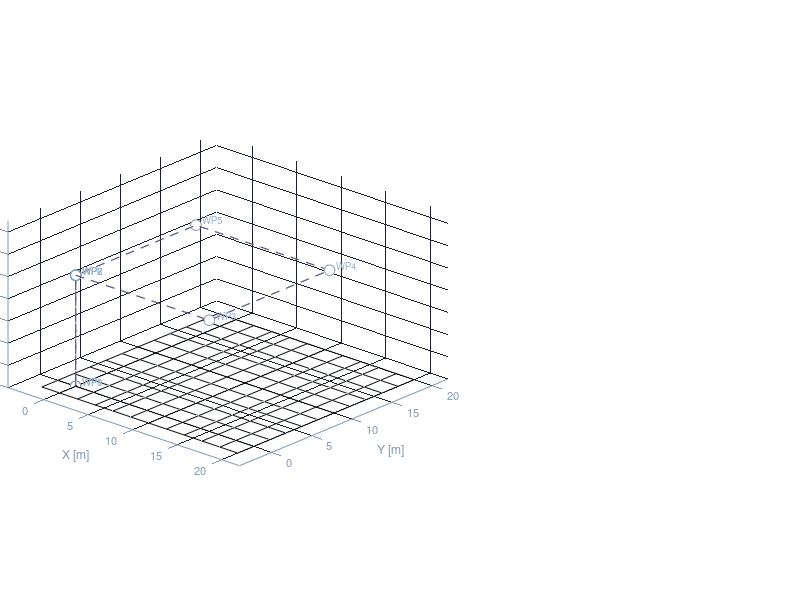

This figure's MATLAB source: (Note: this script raises an error after producing the figure.)
% Quadrotor simulation in pure MATLAB
clear; clc; close all;

% Simulation settings
dt = 0.005;
t_end = 60;
time = 0:dt:t_end;
N = numel(time);

% Drone physical parameters
m = 1.2;   g = 9.81;
Ixx = 0.0221; Iyy = 0.0221; Izz = 0.0366;
L = 0.23;
kf = 1.91e-6;   km = 2.60e-7;
Cd = 0.12;
w_min = 900;   w_max = 7800;
tau_mot = 0.015;
w_hover = sqrt(m*g/(4*kf));
T_min = 0.2*m*g;   T_max = 2.8*m*g;

% Cascade PID gains
Kp_pos = [1.2;1.2;2.0]; Ki_pos = [0.02;0.02;0.3]; Kd_pos = [0.6;0.6;0.8];
Kp_vel = [3.0;3.0;4.5]; Ki_vel = [0.08;0.08;0.8]; Kd_vel = [0;0;0];
Kp_att = [9.5;9.5;5.5]; Ki_att = [0.06;0.06;0.06]; Kd_att = [3.2;3.2;1.8];
Kp_rate = [0.65;0.65;0.42]; Ki_rate = [0.025;0.025;0.012]; Kd_rate = [0.022;0.022;0.012];
MAX_TILT = deg2rad(22); MAX_VEL_H = 3.5; MAX_VEL_V = 2.0; MAX_YAW_R = deg2rad(60);
IW = 0.6;

% Waypoint mission (x,y,z,yaw_rad,hold_time)
WP = [0,0,0,0,1;
      0,0,10,0,3;
      15,0,10,0,2;
      15,15,10,90,2;
      0,15,10,180,2;
      0,0,10,270,2;
      0,0,10,0,2;
      0,0,0,0,3];
WP(:,4) = deg2rad(WP(:,4));
nWP = size(WP,1);

% Initial state
pos = zeros(3,1); vel = zeros(3,1); ang = zeros(3,1); omg = zeros(3,1);
w_mot = w_hover*ones(4,1);
ip = zeros(3,1); ep0 = zeros(3,1);
iv = zeros(3,1); ev0 = zeros(3,1);
ia = zeros(3,1); ea0 = zeros(3,1);
ir = zeros(3,1); er0 = zeros(3,1);
wp_idx = 1; wp_timer = 0;
tgt_pos = WP(1,1:3)'; tgt_yaw = WP(1,4);
ref_pos = WP(1,1:3)'; ref_yaw = WP(1,4);

% Log arrays
LP = zeros(3,N); LV = zeros(3,N); LA = zeros(3,N);
LR = zeros(4,N); LTP = zeros(3,N);

% Build figure and 3D model
BG = [0.04,0.04,0.06];
fig = figure('Name','Quadrotor Simulation','Color',BG,'Position',[20,20,1700,900]);

% 3D view
ax3 = axes('Parent',fig,'Position',[0.01,0.04,0.55,0.92]);
hold(ax3,'on'); grid(ax3,'on'); axis(ax3,'equal');
set(ax3,'Color',[0.03,0.03,0.05],'XColor',[0.5,0.6,0.7],'YColor',[0.5,0.6,0.7],...
    'ZColor',[0.5,0.6,0.7],'GridColor',[0.10,0.12,0.16],'GridAlpha',1,...
    'FontSize',8,'XLim',[-4,22],'YLim',[-4,22],'ZLim',[0,15],'Projection','perspective');
xlabel(ax3,'X [m]'); ylabel(ax3,'Y [m]'); zlabel(ax3,'Z [m]');
view(ax3,42,22);
camlight(ax3,'headlight'); lighting(ax3,'gouraud');

% Ground grid
[gx,gy] = meshgrid(-2:2:20,-2:2:20);
mesh(ax3,gx,gy,zeros(size(gx)),'EdgeColor',[0.08,0.10,0.13],'FaceAlpha',0,'LineWidth',0.4);

% Waypoints preview
plot3(ax3,WP(:,1),WP(:,2),WP(:,3),'--','Color',[0.35,0.35,0.5],'LineWidth',0.9);
scatter3(ax3,WP(:,1),WP(:,2),WP(:,3),60,'w','filled','MarkerEdgeColor',[0.5,0.6,0.7]);
for k = 1:nWP
    text(ax3,WP(k,1)+0.4,WP(k,2)+0.4,WP(k,3)+0.5,sprintf('WP%d',k),'Color',[0.6,0.7,0.8],'FontSize',7);
end
h_trail = animatedline(ax3,'Color',[0.2,0.85,1.0],'LineWidth',1.8,'MaximumNumPoints',4000);

% Drone visual parts
SC = 0.55;   arm_r = L*SC;
ARM_DIRS = [1,0,0; 0,-1,0; -1,0,0; 0,1,0];
nac_offsets = (ARM_DIRS*arm_r)';

bv = make_box_verts(0.16*SC,0.055*SC,0.05*SC);
h_body = patch(ax3,'Vertices',bv,'Faces',box_faces(),'FaceColor',[0.18,0.22,0.28],...
               'EdgeColor',[0.35,0.45,0.55],'FaceLighting','gouraud',...
               'AmbientStrength',0.4,'DiffuseStrength',0.75,'SpecularStrength',0.5);

ARM_COLS = [1,0.3,0.3; 0.3,0.6,1; 1,0.3,0.3; 0.3,0.6,1];
arm_v0 = cell(4,1); h_arm = gobjects(4,1);
for k = 1:4
    arm_v0{k} = make_arm_verts(ARM_DIRS(k,:), arm_r, 0.018*SC);
    h_arm(k) = patch(ax3,'Vertices',arm_v0{k},'Faces',box_faces(),'FaceColor',ARM_COLS(k,:),...
                     'EdgeColor','none','FaceLighting','gouraud','AmbientStrength',0.35,'DiffuseStrength',0.8);
end

nac_r = 0.055*SC; nac_h = 0.04*SC; nseg_c = 14;
nac_v0 = cell(4,1); h_nac = gobjects(4,1);
for k = 1:4
    [nac_v0{k}, nf] = make_cylinder(nac_offsets(:,k), nac_r, nac_h, nseg_c);
    h_nac(k) = patch(ax3,'Vertices',nac_v0{k},'Faces',nf,'FaceColor',[0.55,0.60,0.65],...
                     'EdgeColor','none','FaceLighting','gouraud','AmbientStrength',0.45);
end

rot_r = 0.22*SC; nseg_r = 28;
rotor_v0 = cell(4,1); h_rot = gobjects(4,1); rphase = zeros(4,1);
ROTOR_COLS = [1,0.85,0.25; 0.3,1,0.45; 1,0.85,0.25; 0.3,1,0.45];
for k = 1:4
    ctr_r = nac_offsets(:,k) + [0;0;nac_h*0.5+0.005];
    [rotor_v0{k}, rf] = make_disc(ctr_r, rot_r, nseg_r);
    h_rot(k) = patch(ax3,'Vertices',rotor_v0{k},'Faces',rf,'FaceColor',ROTOR_COLS(k,:),...
                     'EdgeColor','none','FaceAlpha',0.45,'FaceLighting','gouraud');
end

LEG_DIR = [1,1; -1,1; -1,-1; 1,-1]/sqrt(2);
leg_v0 = cell(4,1); h_leg = gobjects(4,1);
for k = 1:4
    lbase = [LEG_DIR(k,1); LEG_DIR(k,2); 0]*arm_r*0.55;
    ltip = lbase + [0;0;-0.08*SC];
    leg_v0{k} = make_leg_verts(lbase,ltip,0.008*SC);
    h_leg(k) = patch(ax3,'Vertices',leg_v0{k},'Faces',box_faces(),'FaceColor',[0.28,0.32,0.38],...
                     'EdgeColor','none','FaceLighting','gouraud');
end

h_shadow = patch(ax3,[0,0,0,0],[0,0,0,0],[0.001,0.001,0.001,0.001],[0.1,0.1,0.15],...
                 'EdgeColor','none','FaceAlpha',0.5);
h_vvec = quiver3(ax3,0,0,0,0,0,0,'Color',[0.25,1,0.5],'LineWidth',2,'MaxHeadSize',0.7,'AutoScale','off');
h_hud = annotation(fig,'textbox',[0.01,0.01,0.27,0.135],'String','','Color',[0.3,1,0.6],...
                   'BackgroundColor',[0,0,0,0.65],'EdgeColor',[0.2,0.4,0.3],'FontName','Courier New',...
                   'FontSize',8.5,'VerticalAlignment','top','Interpreter','none');

% Telemetry panels
GX0 = 0.585; GW = 0.40; GH = 0.19; GAP = 0.055;
tops = [0.76, 0.76-GH-GAP, 0.76-2*(GH+GAP), 0.76-3*(GH+GAP)];
axP = axes('Parent',fig,'Position',[GX0,tops(1),GW,GH]);
dark_ax(axP,'Position (solid) vs Target (dash)','','m'); hold(axP,'on');
hPx = plot(axP,nan,nan,'r-','LineWidth',1.1);
hPy = plot(axP,nan,nan,'Color',[0.2,0.9,0.3],'LineWidth',1.1);
hPz = plot(axP,nan,nan,'b-','LineWidth',1.1);
hTx = plot(axP,nan,nan,'r:','LineWidth',0.75);
hTy = plot(axP,nan,nan,'Color',[0.2,0.9,0.3],'LineStyle',':','LineWidth',0.75);
hTz = plot(axP,nan,nan,'b:','LineWidth',0.75);
legend(axP,'X','Y','Z','TextColor','w','Color',BG,'FontSize',7,'Location','northwest');

axV = axes('Parent',fig,'Position',[GX0,tops(2),GW,GH]);
dark_ax(axV,'Velocity','','m/s'); hold(axV,'on');
hVx = plot(axV,nan,nan,'r-','LineWidth',1.1);
hVy = plot(axV,nan,nan,'Color',[0.2,0.9,0.3],'LineWidth',1.1);
hVz = plot(axV,nan,nan,'b-','LineWidth',1.1);
legend(axV,'Vx','Vy','Vz','TextColor','w','Color',BG,'FontSize',7,'Location','northwest');

axA = axes('Parent',fig,'Position',[GX0,tops(3),GW,GH]);
dark_ax(axA,'Euler Angles','','deg'); hold(axA,'on');
hAr = plot(axA,nan,nan,'r-','LineWidth',1.1);
hAp = plot(axA,nan,nan,'Color',[0.2,0.9,0.3],'LineWidth',1.1);
hAy = plot(axA,nan,nan,'b-','LineWidth',1.1);
legend(axA,'Roll','Pitch','Yaw','TextColor','w','Color',BG,'FontSize',7,'Location','northwest');

axM = axes('Parent',fig,'Position',[GX0,tops(4),GW,GH]);
dark_ax(axM,'Motor RPM','Time [s]','RPM'); hold(axM,'on');
hM1 = plot(axM,nan,nan,'r-','LineWidth',1.1);
hM2 = plot(axM,nan,nan,'Color',[0.2,0.9,0.3],'LineWidth',1.1);
hM3 = plot(axM,nan,nan,'b-','LineWidth',1.1);
hM4 = plot(axM,nan,nan,'m-','LineWidth',1.1);
legend(axM,'M1 F','M2 R','M3 B','M4 L','TextColor','w','Color',BG,'FontSize',7,'Location','northwest');
for axh = [axP,axV,axA,axM]; xlabel(axh,'Time [s]','Color',[0.5,0.6,0.7]); end

% Main loop
SKIP = 20;
fprintf('\nSimulation started (%d steps, dt=%.3f s)\n\n',N,dt);

for i = 1:N
    t = time(i);
    phi = ang(1); theta = ang(2); psi = ang(3);

    % Waypoint state machine
    if norm(pos-tgt_pos) < 0.45 && wp_idx < nWP
        wp_timer = wp_timer + dt;
        if wp_timer >= WP(wp_idx,5)
            wp_idx = wp_idx+1; wp_timer = 0;
            tgt_pos = WP(wp_idx,1:3)'; tgt_yaw = WP(wp_idx,4);
            fprintf('  t = %5.1f s  ->  WP%d  (%.0f, %.0f, %.0f m)\n', t, wp_idx, tgt_pos);
        end
    end

    % Wind disturbance
    wind = [0.9*sin(0.11*t)+0.28*randn; 0.6*cos(0.14*t)+0.18*randn; 0.12*sin(0.08*t)];

    % Smooth reference trajectory
    ref_err = tgt_pos - ref_pos;
    ref_spd = [MAX_VEL_H; MAX_VEL_H; MAX_VEL_V] * 0.85;
    ref_pos = ref_pos + clamp3(ref_err, ref_spd*dt);
    ref_yaw = ref_yaw + clamp1(wrap_pi(tgt_yaw-ref_yaw), MAX_YAW_R*dt);

    % Position PID -> desired velocity
    ep = ref_pos - pos; ip = clamp3(ip+ep*dt, IW); dep = (ep-ep0)/dt; ep0 = ep;
    dv = Kp_pos.*ep + Ki_pos.*ip + Kd_pos.*dep;
    dv(1:2) = clamp_n(dv(1:2), MAX_VEL_H); dv(3) = clamp1(dv(3), MAX_VEL_V);

    % Velocity PID -> desired acceleration & thrust
    ev = dv - vel; iv = clamp3(iv+ev*dt, IW); ev0 = ev;
    da = Kp_vel.*ev + Ki_vel.*iv;   % no D term
    da = clamp3(da, 14.0);
    T_des = max(min(m*(da(3)+g), T_max), T_min);
    axb = da(1)*cos(psi) + da(2)*sin(psi);
    ayb = -da(1)*sin(psi) + da(2)*cos(psi);
    d_pitch = clamp1(atan2(axb, g), MAX_TILT);
    d_roll  = clamp1(atan2(-ayb, g), MAX_TILT);

    % Attitude PID -> desired body rates
    ea = [d_roll-phi; d_pitch-theta; wrap_pi(ref_yaw-psi)];
    ia = clamp3(ia+ea*dt, IW); dea = (ea-ea0)/dt; ea0 = ea;
    dr = Kp_att.*ea + Ki_att.*ia + Kd_att.*dea;
    dr(3) = clamp1(dr(3), MAX_YAW_R);

    % Rate PID -> torque commands
    er = dr - omg; ir = clamp3(ir+er*dt, IW); der = (er-er0)/dt; er0 = er;
    tau_c = Kp_rate.*er + Ki_rate.*ir + Kd_rate.*der;

    % Motor mixing
    A_mix = [kf, kf, kf, kf;
             0, -kf*L, 0, kf*L;
             kf*L, 0, -kf*L, 0;
             -km, km, -km, km];
    wsq_d = max(min(A_mix\[T_des; tau_c], w_max^2), w_min^2);
    w_des = sqrt(wsq_d);
    w_mot = w_mot + (w_des - w_mot)*(dt/tau_mot);
    w_mot = max(min(w_mot, w_max), w_min);
    wsq = w_mot.^2;

    % Physics update
    R = Rmat(phi, theta, psi);
    T_act = kf*sum(wsq);
    tau_b = [kf*L*(-wsq(2)+wsq(4)); kf*L*(wsq(1)-wsq(3)); km*(-wsq(1)+wsq(2)-wsq(3)+wsq(4))];
    F_net = R*[0;0;T_act] + [0;0;-m*g] - Cd*vel + 0.038*m*wind;
    vel = vel + F_net/m*dt; pos = pos + vel*dt;
    if pos(3) < 0 && vel(3) < 0; pos(3) = 0; vel(3) = 0; end
    gyro = [(Iyy-Izz)*omg(2)*omg(3)/Ixx; (Izz-Ixx)*omg(1)*omg(3)/Iyy; (Ixx-Iyy)*omg(1)*omg(2)/Izz];
    omg = omg + (tau_b./[Ixx;Iyy;Izz] - gyro)*dt;
    ct = cos(theta);
    if abs(ct) < 0.015; ct = sign(ct+1e-9)*0.015; end   % avoid singularities
    sp = sin(phi); cp = cos(phi);
    Teu = [1, sp*tan(theta), cp*tan(theta); 0, cp, -sp; 0, sp/ct, cp/ct];
    ang = ang + Teu*omg*dt;
    ang(3) = wrap_pi(ang(3));

    % Logging
    LP(:,i) = pos; LV(:,i) = vel; LA(:,i) = ang;
    LR(:,i) = w_mot*60/(2*pi); LTP(:,i) = tgt_pos;

    % Rendering (every SKIP steps)
    if mod(i, SKIP) == 0
        ii = 1:i;
        Rs = R*SC;

        % Update body
        set(h_body, 'Vertices', xform(bv, Rs, pos));
        for k = 1:4
            set(h_arm(k), 'Vertices', xform(arm_v0{k}, Rs, pos));
            set(h_nac(k), 'Vertices', xform(nac_v0{k}, Rs, pos));
            rphase(k) = rphase(k) + w_mot(k)*dt*SKIP*3;
            rv_spin = spin_disc(rotor_v0{k}, nac_offsets(:,k), rphase(k));
            set(h_rot(k), 'Vertices', xform(rv_spin, Rs, pos));
            set(h_leg(k), 'Vertices', xform(leg_v0{k}, Rs, pos));
        end

        % Shadow
        bv_w = xform(bv, Rs, pos);
        alt = max(pos(3),0.02);
        sx = pos(1) + (bv_w(:,1)-pos(1))/alt*alt;
        sy = pos(2) + (bv_w(:,2)-pos(2))/alt*alt;
        set(h_shadow, 'XData', sx, 'YData', sy, 'ZData', repmat(0.001,8,1));

        % Velocity arrow
        vs = 0.45;
        set(h_vvec, 'XData', pos(1), 'YData', pos(2), 'ZData', pos(3), ...
            'UData', vs*vel(1), 'VData', vs*vel(2), 'WData', vs*vel(3));

        addpoints(h_trail, pos(1), pos(2), pos(3));
        title(ax3, sprintf('  t = %.1f s   |   WP %d/%d   |   Alt = %.1f m  ', t, wp_idx, nWP, pos(3)), ...
              'Color',[0.7,0.85,1],'FontSize',10);

        % HUD text
        set(h_hud, 'String', sprintf(...
            '  TIME    %6.1f s\n  ALT     %6.2f m\n  SPEED   %6.2f m/s\n  DIST WP %6.2f m\n  ROLL    %6.1f deg\n  PITCH   %6.1f deg\n  YAW     %6.1f deg\n  THRUST  %6.1f N',...
            t, pos(3), norm(vel), norm(tgt_pos-pos), rad2deg(ang(1)), rad2deg(ang(2)), rad2deg(ang(3)), T_act));

        % Update graphs
        set(hPx, 'XData', time(ii), 'YData', LP(1,ii));
        set(hPy, 'XData', time(ii), 'YData', LP(2,ii));
        set(hPz, 'XData', time(ii), 'YData', LP(3,ii));
        set(hTx, 'XData', time(ii), 'YData', LTP(1,ii));
        set(hTy, 'XData', time(ii), 'YData', LTP(2,ii));
        set(hTz, 'XData', time(ii), 'YData', LTP(3,ii));
        set(hVx, 'XData', time(ii), 'YData', LV(1,ii));
        set(hVy, 'XData', time(ii), 'YData', LV(2,ii));
        set(hVz, 'XData', time(ii), 'YData', LV(3,ii));
        set(hAr, 'XData', time(ii), 'YData', rad2deg(LA(1,ii)));
        set(hAp, 'XData', time(ii), 'YData', rad2deg(LA(2,ii)));
        set(hAy, 'XData', time(ii), 'YData', rad2deg(LA(3,ii)));
        set(hM1, 'XData', time(ii), 'YData', LR(1,ii));
        set(hM2, 'XData', time(ii), 'YData', LR(2,ii));
        set(hM3, 'XData', time(ii), 'YData', LR(3,ii));
        set(hM4, 'XData', time(ii), 'YData', LR(4,ii));

        drawnow limitrate;
    end
end

fprintf('\nDone. Final position = (%.2f, %.2f, %.2f) m\n', pos);


% let now call Helper functions

function Vout = xform(V0, Rs, p)
    Vout = V0 * Rs' + p';
end

function V = make_box_verts(hw, hs, hh)
    xs = [-1,1,1,-1,-1,1,1,-1]'*hw;
    ys = [-1,-1,1,1,-1,-1,1,1]'*hs;
    zs = [-1,-1,-1,-1,1,1,1,1]'*hh;
    V = [xs,ys,zs];
end

function F = box_faces()
    F = [1,2,3,4; 5,6,7,8; 1,2,6,5; 3,4,8,7; 2,3,7,6; 4,1,5,8];
end

function V = make_arm_verts(dir, len, r)
    d = dir(:);
    perp = null(d');
    p1 = perp(:,1)*r; p2 = perp(:,2)*r;
    tip = d*len;
    V = [p1+p2, p1-p2, -p1-p2, -p1+p2, tip+p1+p2, tip+p1-p2, tip-p1-p2, tip-p1+p2]';
end

function [V,F] = make_cylinder(ctr, r, h, ns)
    th = linspace(0,2*pi,ns+1); th = th(1:end-1);
    xc = r*cos(th(:)); yc = r*sin(th(:));
    Vb = [xc+ctr(1), yc+ctr(2), zeros(ns,1)+ctr(3)];
    Vt = [xc+ctr(1), yc+ctr(2), zeros(ns,1)+ctr(3)+h];
    bc = [ctr(1),ctr(2),ctr(3)];
    tc = [ctr(1),ctr(2),ctr(3)+h];
    V = [Vb; Vt; bc; tc];
    F = [];
    for k = 1:ns
        kn = mod(k,ns)+1;
        F = [F; k, kn, ns+kn, ns+k];
        F = [F; k, kn, 2*ns+1, 2*ns+1];
        F = [F; ns+k, ns+kn, 2*ns+2, 2*ns+2];
    end
end

function [V,F] = make_disc(ctr, r, ns)
    th = linspace(0,2*pi,ns+1); th = th(1:end-1);
    V = [[r*cos(th(:)), r*sin(th(:)), zeros(ns,1)] + ctr'; ctr'];
    nc = size(V,1);
    F = zeros(ns,3);
    for k = 1:ns
        F(k,:) = [k, mod(k,ns)+1, nc];
    end
end

function V = spin_disc(V0, ctr, phase)
    c = cos(phase); s = sin(phase);
    Rz = [c,-s,0; s,c,0; 0,0,1];
    V = (V0 - ctr') * Rz' + ctr';
end

function V = make_leg_verts(base, tip, r)
    ax = (tip-base)/norm(tip-base);
    perp = null(ax');
    p1 = perp(:,1)*r; p2 = perp(:,2)*r;
    V = [base+p1+p2, base+p1-p2, base-p1-p2, base-p1+p2, ...
         tip+p1+p2,  tip+p1-p2,  tip-p1-p2,  tip-p1+p2]';
end

function R = Rmat(ph,th,ps)
    Rz = [cos(ps),-sin(ps),0; sin(ps),cos(ps),0; 0,0,1];
    Ry = [cos(th),0,sin(th); 0,1,0; -sin(th),0,cos(th)];
    Rx = [1,0,0; 0,cos(ph),-sin(ph); 0,sin(ph),cos(ph)];
    R = Rz*Ry*Rx;
end

function a = wrap_pi(a)
    a = mod(a+pi,2*pi) - pi;
end

function v = clamp1(v, lim)
    v = max(min(v,lim), -lim);
end

function v = clamp3(v, lim)
    v = max(min(v,lim), -lim);
end

function v = clamp_n(v, mx)
    n = norm(v);
    if n > mx
        v = v * (mx/n);
    end
end

function dark_ax(ax, ttl, xl, yl)
    set(ax,'Color',[0.03,0.03,0.05],'XColor',[0.5,0.6,0.7],'YColor',[0.5,0.6,0.7],...
           'GridColor',[0.10,0.12,0.16],'GridAlpha',1,'FontSize',7.5);
    title(ax,ttl,'Color','w','FontSize',8.5);
    if ~isempty(xl); xlabel(ax,xl,'Color',[0.5,0.6,0.7]); end
    if ~isempty(yl); ylabel(ax,yl,'Color',[0.5,0.6,0.7]); end
    grid(ax,'on');
end
